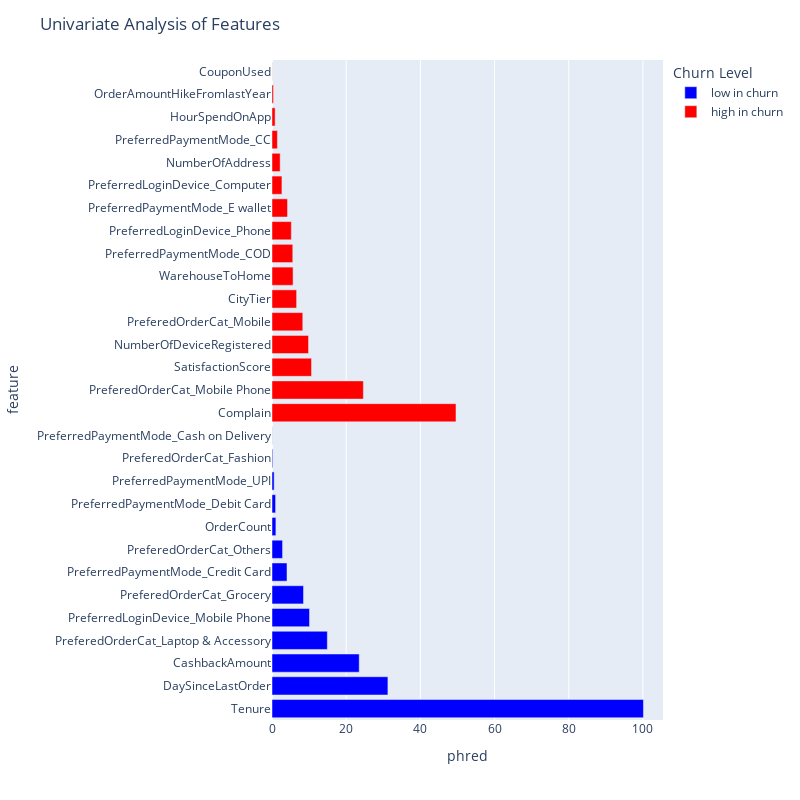

Notebook cell for this chart:
### Markdown cell above
## Supervised Analysis

In the supervised analysis the aim is to identify features that seem to be driving response (Churn). And also fit a predictive model (ML model) that can be used to predict Churn for either new or existing customers. This model can also be used to identify the optimal actions to take to retain customers.

### Univariate Analysis

In the univariate analysis we iterate across features, one by one, and compare the distribution of the feature values between positive and negative samples (Churn = 1 or Churn = 0). We perform a statistical test (Mann-Whitney U test) to identify features that have a statistically significant difference in their distribution between positive and negative samples.

### Code cell
### Supervised Analysis

# univariate
# iterate across features and perform mannwhitneyu test with response variable

samples_positive = train_df[train_df[response] == 1].index.values
samples_negative = train_df[train_df[response] == 0].index.values

# log samples positive and negative
mlflow.log_param("samples_positive", samples_positive)
mlflow.log_param("samples_negative", samples_negative)

# log number of samples positive and negative
mlflow.log_param("num_samples_positive", len(samples_positive))
mlflow.log_param("num_samples_negative", len(samples_negative))

# log test as a param
mlflow.log_param("univariate_test", "mannwhitneyu")

univariate_results = []
for feature in features:
    stat, p = mannwhitneyu(
        train_df[feature].loc[samples_positive], train_df[feature].loc[samples_negative]
    )
    fold_change = (
        np.mean(train_df[feature].loc[samples_positive])
        / np.mean(train_df[feature].loc[samples_negative])
    )
    mean_positive = np.mean(train_df[feature].loc[samples_positive])
    mean_negative = np.mean(train_df[feature].loc[samples_negative])
    univariate_results.append((feature, p, fold_change, mean_positive, mean_negative))

# to df
univariate_results = pd.DataFrame(
    univariate_results,
    columns=["feature", "pvalue", "fold_change", "mean_positive", "mean_negative"],
)

# sort by p-value
univariate_results = univariate_results.sort_values(by="pvalue")

# assign phred score
univariate_results["phred"] = -np.log10(univariate_results["pvalue"])

# plot using Plotly
univariate_results['color'] = univariate_results['fold_change'].apply(lambda x: 'high in churn' if x > 1 else 'low in churn')

# save univariate results
univariate_results.to_csv("../results/univariate_results.csv")

# log univariate results
mlflow.log_artifact("../results/univariate_results.csv")


fig = px.bar(
    univariate_results,
    x="phred",
    y="feature",
    orientation='h',
    color='color',
    color_discrete_map={'high in churn': 'red', 'low in churn': 'blue'},
    labels={"color": "Churn Level"},
    width=800,
    height=800,
)
# add title
fig.update_layout(title="Univariate Analysis of Features")
fig.show()

# save univariate plot
fig.write_image("../results/univariate_plot.png")

# log univariate plot
mlflow.log_artifact("../results/univariate_plot.png")

### Figure 1 — Plotly figure (JSON) as saved in the notebook; plotly's stock layout.template omitted (floating-point values rounded to 4 significant figures)
{"data": [{"alignmentgroup": "True", "hovertemplate": "Churn Level=low in churn<br>phred=%{x}<br>feature=%{y}<extra></extra>", "legendgroup": "low in churn", "marker": {"color": "blue", "pattern": {"shape": ""}}, "name": "low in churn", "offsetgroup": "low in churn", "orientation": "h", "showlegend": true, "textposition": "auto", "type": "bar", "x": [100.1, 31.25, 23.51, 14.92, 10.11, 8.498, 4.045, 2.846, 1.047, 0.967, 0.5762, 0.193, 0.03426], "xaxis": "x", "y": ["Tenure", "DaySinceLastOrder", "CashbackAmount", "PreferedOrderCat_Laptop & Accessory", "PreferredLoginDevice_Mobile Phone", "PreferedOrderCat_Grocery", "PreferredPaymentMode_Credit Card", "PreferedOrderCat_Others", "OrderCount", "PreferredPaymentMode_Debit Card", "PreferredPaymentMode_UPI", "PreferedOrderCat_Fashion", "PreferredPaymentMode_Cash on Delivery"], "yaxis": "y"}, {"alignmentgroup": "True", "hovertemplate": "Churn Level=high in churn<br>phred=%{x}<br>feature=%{y}<extra></extra>", "legendgroup": "high in churn", "marker": {"color": "red", "pattern": {"shape": ""}}, "name": "high in churn", "offsetgroup": "high in churn", "orientation": "h", "showlegend": true, "textposition": "auto", "type": "bar", "x": [49.6, 24.63, 10.66, 9.849, 8.294, 6.637, 5.681, 5.598, 5.21, 4.185, 2.677, 2.201, 1.455, 0.8416, 0.4009, 0.03409], "xaxis": "x", "y": ["Complain", "PreferedOrderCat_Mobile Phone", "SatisfactionScore", "NumberOfDeviceRegistered", "PreferedOrderCat_Mobile", "CityTier", "WarehouseToHome", "PreferredPaymentMode_COD", "PreferredLoginDevice_Phone", "PreferredPaymentMode_E wallet", "PreferredLoginDevice_Computer", "NumberOfAddress", "PreferredPaymentMode_CC", "HourSpendOnApp", "OrderAmountHikeFromlastYear", "CouponUsed"], "yaxis": "y"}], "layout": {"barmode": "relative", "height": 800, "legend": {"title": {"text": "Churn Level"}, "tracegroupgap": 0}, "margin": {"t": 60}, "title": {"text": "Univariate Analysis of Features"}, "width": 800, "xaxis": {"anchor": "y", "domain": [0, 1], "title": {"text": "phred"}}, "yaxis": {"anchor": "x", "domain": [0, 1], "title": {"text": "feature"}}}}
